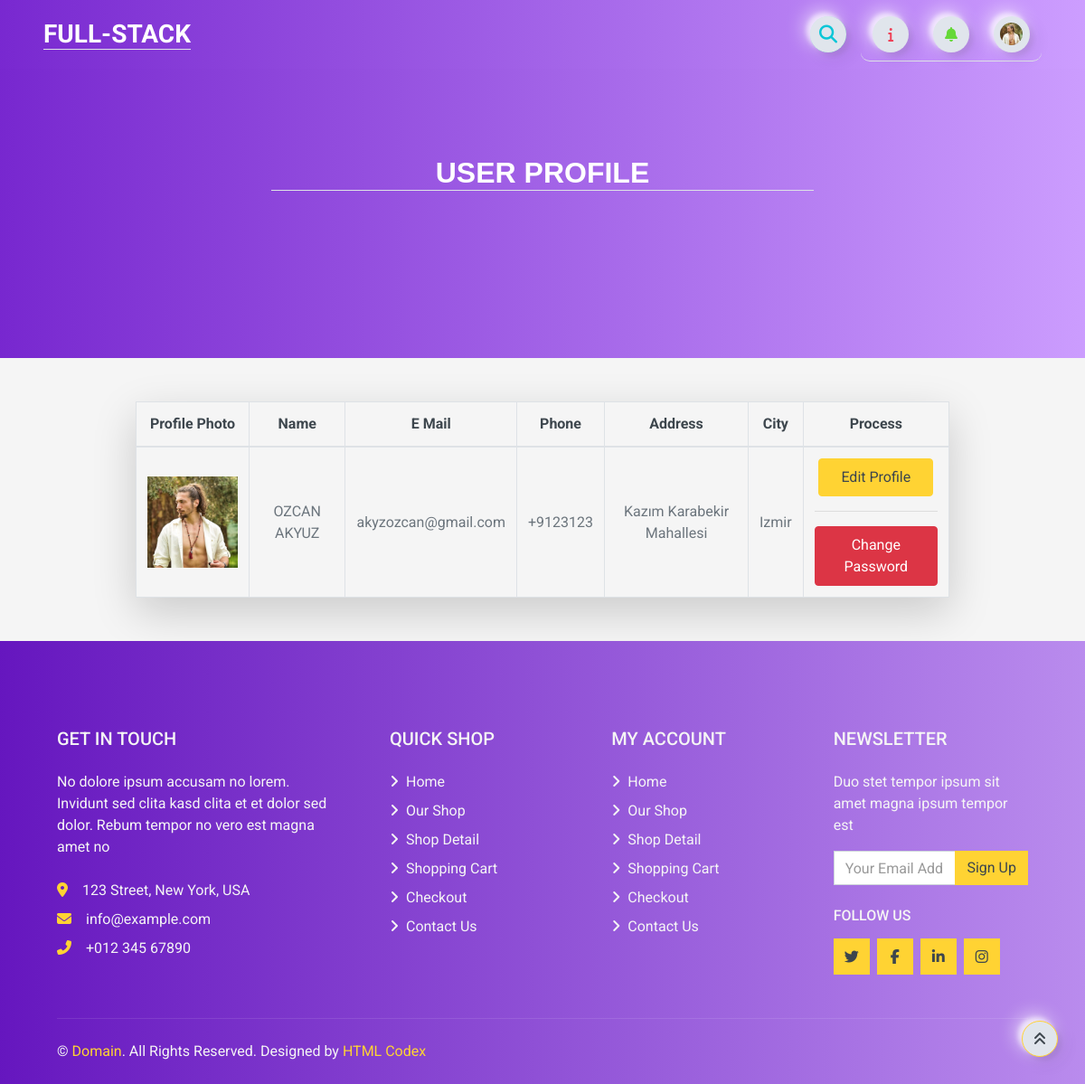
The page /user/ (signed in) on the database its author committed.
### home/models.py (models this page shows, shortened)
class UserProfile(models.Model):
    user = models.OneToOneField(User, on_delete=models.CASCADE)
    phone = models.CharField(blank=True, max_length=20)
    address = models.CharField(blank=True, max_length=150)
    city = models.CharField(blank=True, max_length=20)
    country = models.CharField(blank=True, max_length=50)
    image = models.ImageField(blank=True, upload_to='images/users/')
    def image_tag(self):
        return mark_safe('<img src="{}" height="50"/>'.format(self.image.url))
    image_tag.short_description = 'Image'

### user/views.py (the view)
# urls.py: path("", views.index, name="index"),
@login_required(login_url='/login') # Check login
def index(request):
    profile = UserProfile.objects.get_or_create(user=request.user)[0]
    if request.method == 'POST':
        user_form = UserUpdateForm(request.POST, request.FILES, instance=request.user)
        profile_form = UserProfileForm(request.POST, request.FILES, instance=request.user.userprofile)
        password_form = PasswordChangeForm(request.user, request.POST)
        if 'update_submit' in request.POST:
            if user_form.is_valid() and profile_form.is_valid():
                user_form.save()
                profile_form.save()
                messages.success(request, 'Your account has been updated!')
                return redirect('user_profile')
        elif 'password_submit' in request.POST:
            if password_form.is_valid():
                user = password_form.save()
                update_session_auth_hash(request, user)  # Important!
                messages.success(request, 'Your password was successfully updated!')
                return HttpResponseRedirect('/user')
            else:
                messages.error(request, 'Please correct the error below.<br>'+ str(password_form.errors))
                return HttpResponseRedirect('/user')
    else:
        user_form = UserUpdateForm(instance=request.user)
        profile_form = ProfileUpdateForm(instance=request.user.userprofile)
        password_form = PasswordChangeForm(request.user)
        context = {'profile': profile,
                   'user_form': user_form,
                   'profile_form': profile_form,
                    'password_form': password_form,
                   'page': 'USER PROFILE',}
        return render(request, 'user_profile.html', context)

### user/forms.py
class UserUpdateForm(UserChangeForm):
    class Meta:
        model = User
        fields = ('username', 'email', 'first_name', 'last_name')
        widgets = {
            'first_name': TextInput(attrs={'class': 'input', 'placeholder': 'first_name'}),
            'last_name': TextInput(attrs={'class': 'input', 'placeholder': 'last_name'}),
            'username': TextInput(attrs={'class': 'input', 'placeholder': 'username'}),
            'email': EmailInput(attrs={'class': 'input', 'placeholder': 'email'}),
        }
    def __init__(self, *args, **kwargs):
        super().__init__(*args, **kwargs)
        self.fields.pop('email')
        self.fields.pop('username')
        self.fields.pop('password')

class ProfileUpdateForm(forms.ModelForm):
    class Meta:
        model = UserProfile
        fields = ('phone', 'address', 'city', 'country', 'image')
        widgets = {
            'phone': TextInput(attrs={'class': 'input', 'placeholder': 'phone'}),
            'address': TextInput(attrs={'class': 'input', 'placeholder': 'address'}),
            'city': Select(attrs={'class': 'input', 'placeholder': 'city'}, choices=CITY),
            'country': TextInput(attrs={'class': 'input', 'placeholder': 'country'}),
            'image': FileInput(attrs={'class': 'input', 'placeholder': 'image', }),
        }

### user/templates/user_profile.html (shortened to what this page needs)
{% extends 'base.html' %}
{% load static %}
{% block body %}
<header>
    <div class="header m-auto">
        <div class="container" style="position: relative;">
            <h2 class="text-light px-2 m-auto border-bottom" id="navbar-text">USER PROFILE</h2>
        </div>
    </div>
</header>
<table class="table table-bordered text-center rounded shadow-lg mt-5 w-75" id="user_profile" style="margin: auto;">
    <thead class="bg-secondary text-dark">
        <tr>
            <th class="user_profile_responsive_600">Profile Photo</th>
            <th class="user_profile_responsive_600">Name</th>
            <th class="user_profile_responsive_600">E Mail</th>
            <th class="user_profile_responsive">Phone</th>
            <th class="user_profile_responsive">Address</th>
            <th class="user_profile_responsive">City</th>
            <th class="user_profile_responsive_600">Process</th>
        </tr>
    </thead>
    <tbody class="align-middle">
        <tr>
            {% if profile.image %}
            <td class="align-middle"><img src="{{ profile.image.url }}" alt="..." style="width: 100px;"></td>
            {% else %}
            <td class="align-middle"><img src="" alt="NO PHOTO!" style="width: 100px;"></td>
            {% endif %}
            <td class="align-middle user_profile_responsive_600">{{ profile.user.get_full_name }}</td>
            <td class="align-middle user_profile_responsive_600">{{ profile.user.email }}</td>
            <td class="align-middle user_profile_responsive">{{ profile.phone }}</td>
            <td class="align-middle user_profile_responsive">{{ profile.address }}</td>
            <td class="align-middle user_profile_responsive">{{ profile.city }}</td>
            <td class="align-middle">
                <a class="btn btn-primary rounded px-4 py-2 rounded text-light align-items-center hidden-arrow" id="navbarDropdownEditProfile" type="button" data-toggle="modal" data-target="#containereditprofile">Edit Profile</a>
                <hr>
                <a class="btn btn-danger rounded px-3 py-2 rounded text-light align-items-center hidden-arrow" id="navbarDropdownChangePassword" type="button" data-toggle="modal" data-target="#containerchangepassword">Change Password</a>
            </td>
        </tr>
    </tbody>
</table>
{% endblock %}

### home/templates/navbar.html (shortened to what this page needs)
{% load static %}
{% load active_link_tags %}
{% block body %}
<nav class="navbar navbar-expand bg-light gradient-custom px-5">
    <div class="container-fluid" id="full-stack">
        <div class="collapse navbar-collapse" id="navbarSupportedContent">
            <a class="navbar-brand mt-2 mt-lg-0" href="/" style="margin-right: 0">
                <h3 class="pt-1 mb-1 text-light border-bottom">FULL-STACK</h3>
            </a>
        </div>
    <form action="{% url 'search' %}" method="POST">
        <div class="search-box">
            <button class="btn btnnavbar btn-search" type="button"><i class="fas fa-search"></i></button>
        </div>
    </form>
    <div class="d-flex align-items-center frame-right border-bottom">
        {% with request.resolver_match.url_name as url_name %}
                <a class="text-reset me-3 btn btnnavbar" id="information" href="#" type="button"
                {% if url_name == 'index' %}
                    onclick="homeInfo()"
                {% elif url_name == 'post_detail' %}
                    onclick="detailInfo()"
                {% elif url_name == 'search' %}
                    onclick="searchInfo()"
                {% endif %}>
                    <i class="fa-solid fa-info" style="color:#ee4056;"></i>
                </a>
        {% endwith %}
            <div class="dropdownnotif">
                <a class="text-reset me-3 dropbtnnotif hidden-arrow btn btnnavbar" href="#" onclick="myFunctionNotif()" id="navbarDropdownMenuLink" role="button" data-mdb-toggle="dropdown" aria-expanded="false">
                    <i class="fas fa-bell" style="color:#65d838;"></i>
                </a>
            </div>
            {%  if user.id is not None %}
            <div class="dropdown" id="login-signup">
                <a class="dropbtn d-flex align-items-center hidden-arrow btnnavbar" href="#" onclick="myFunction()" id="navbarDropdownMenuAvatar" role="button" data-mdb-toggle="dropdown" aria-expanded="false">
                    {% if profile.image %}
                    <img src="{{ profile.image.url }}" class="rounded-circle" height="25" alt="Black and White Portrait of a Man" loading="lazy" />
                    {% else %}
                    <img src="" class="rounded-circle" height="25" alt="Black and White Portrait of a Man" loading="lazy" alt="NO PHOTO!" />
                    {% endif %}
                </a>
            </div>
            {% else %}
            <div class="dropdown" id="login-signup">
                <a class="dropbtn d-flex align-items-center hidden-arrow btnnavbar" href="#" id="navbarDropdownMenuAvatar" type="button" data-toggle="modal" data-target="#containerlog">
                    <i class="fa-regular fa-user text-dark"></i>
                </a>
            </div>
            {% endif %}
        </div>
    </div>
</nav>
{% endblock %}

### home/static/css/main.css (style rules this page uses)
.gradient-custom { background: rgb(106, 17, 203); background: -webkit-linear-gradient(to right, rgba(106, 17, 203, 0.9), rgba(199, 147, 255, 0.9)); background: linear-gradient(to right, rgba(106, 17, 203, 0.9), rgba(199, 147, 255, 0.9)); }
.header { background: rgb(106, 17, 203); background: -webkit-linear-gradient(to right, rgba(106, 17, 203, 0.9), rgba(199, 147, 255, 0.9));; background: linear-gradient(to right, rgba(106, 17, 203, 0.9), rgba(199, 147, 255, 0.9));; height: 40vh; }
.frame-right { display: flex; flex-direction: row; justify-content: space-around; align-items: center; height: 60px; width: 200px; position: relative; transition: box-shadow 0.6s cubic-bezier(0.79,0.21,0.06,0.81); border-radius: 10px; }
.btnnavbar { height: 40px; width: 40px; border-radius: 150px; background: #e0e5ec; display: flex; flex-direction: column; justify-content: center; align-items: center; -webkit-tap-highlight-color:rgba(0,0,0,0); -webkit-tap-highlight-color:transparent; box-shadow: -7px -7px 20px #fff9, -4px -4px 5px 0px #fff9, 7px 7px 20px 0px #0001, 4px 4px 5px 0px #0001, inset 0px 0px 0px 0px #fff9, inset 0px 0px 0px 0px #0001, inset 0px 0px 0px 0px #fff9, inset 0px 0px 0px 0px #0001 ; transition: box-shadow 0.5s cubic-bezier(0.79,0.21,0.06,0.81); font-size: 16px; color: rgba(42,52,84,1); }
.dropbtn { color: white; padding: 16px; font-size: 16px; border: none; cursor: pointer; }
.dropdown { position: relative; display: inline-block; }
.dropdownnotif { position: relative; display: inline-block; }
.search-box { width: fit-content; height: fit-content; position: relative; margin-right: 1rem; }
.btn-search { width: 40px; height: 40px; border-style: none; font-size: 20px; font-weight: bold; outline: none; cursor: pointer; position: absolute; right: 0px; color:#0bc6d7 ; pointer-events: painted; border-radius: 150px; -webkit-tap-highlight-color:rgba(0,0,0,0); -webkit-tap-highlight-color:transparent; box-shadow: -7px -7px 20px #fff9, -4px -4px 5px 0px #fff9, 7px 7px 20px 0px #0001, 4px 4px 5px 0px #0001, inset 0px 0px 0px 0px #fff9, inset 0px 0px 0px 0px #0001, inset 0px 0px 0px 0px #fff9, inset 0px 0px 0px 0px #0001 ; transition: box-shadow 0.5s cubic-bezier(0.79,0.21,0.06,0.81); text-decoration: none; }
#navbar-text { align-items: center; text-align: center; font-family: 'Quicksand', sans-serif; top: 6rem; position: relative; margin: auto; max-width: 54%; }

### rows shown on the page
UserProfile: image (picture), user.get_full_name "OZCAN AKYUZ", user.email "akyzozcan@gmail.com", phone "+9123123", address "Kazım Karabekir Mahallesi", city "Izmir"
